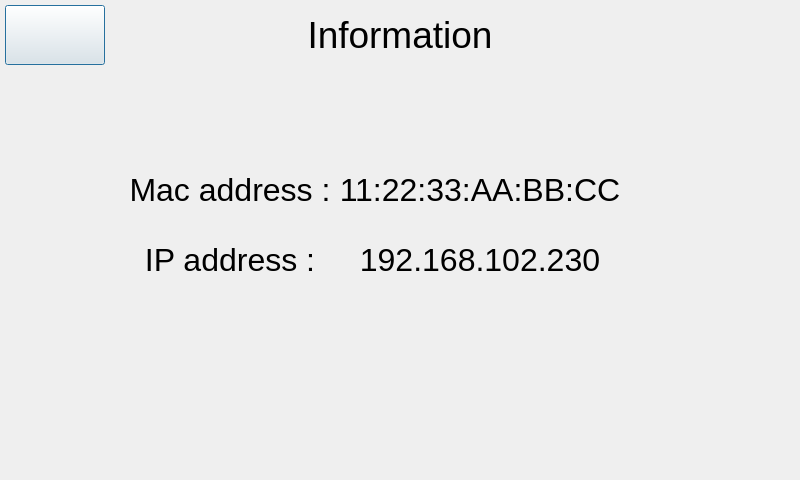
<?xml version="1.0" encoding="UTF-8"?>
<ui version="4.0">
 <class>InformationDialog</class>
 <widget class="QDialog" name="InformationDialog">
  <property name="geometry">
   <rect>
    <x>0</x>
    <y>0</y>
    <width>800</width>
    <height>480</height>
   </rect>
  </property>
  <property name="windowTitle">
   <string>Dialog</string>
  </property>
  <widget class="QPushButton" name="returnMainButton">
   <property name="geometry">
    <rect>
     <x>5</x>
     <y>5</y>
     <width>100</width>
     <height>60</height>
    </rect>
   </property>
   <property name="styleSheet">
    <string notr="true">border-image: url(:/buttonphotos/Meanwell.png);</string>
   </property>
   <property name="text">
    <string/>
   </property>
  </widget>
  <widget class="QLabel" name="informationLabel">
   <property name="geometry">
    <rect>
     <x>290</x>
     <y>10</y>
     <width>220</width>
     <height>50</height>
    </rect>
   </property>
   <property name="font">
    <font>
     <pointsize>28</pointsize>
    </font>
   </property>
   <property name="text">
    <string>Information</string>
   </property>
   <property name="alignment">
    <set>Qt::AlignCenter</set>
   </property>
  </widget>
  <widget class="QLabel" name="macLabel">
   <property name="geometry">
    <rect>
     <x>130</x>
     <y>170</y>
     <width>200</width>
     <height>40</height>
    </rect>
   </property>
   <property name="font">
    <font>
     <pointsize>24</pointsize>
    </font>
   </property>
   <property name="text">
    <string>Mac address :</string>
   </property>
   <property name="alignment">
    <set>Qt::AlignCenter</set>
   </property>
  </widget>
  <widget class="QLabel" name="macAddressabel">
   <property name="geometry">
    <rect>
     <x>330</x>
     <y>170</y>
     <width>300</width>
     <height>40</height>
    </rect>
   </property>
   <property name="font">
    <font>
     <pointsize>24</pointsize>
    </font>
   </property>
   <property name="text">
    <string>11:22:33:AA:BB:CC</string>
   </property>
   <property name="alignment">
    <set>Qt::AlignCenter</set>
   </property>
  </widget>
  <widget class="QLabel" name="ipAddressabel">
   <property name="geometry">
    <rect>
     <x>330</x>
     <y>240</y>
     <width>300</width>
     <height>40</height>
    </rect>
   </property>
   <property name="font">
    <font>
     <pointsize>24</pointsize>
    </font>
   </property>
   <property name="text">
    <string>192.168.102.230</string>
   </property>
   <property name="alignment">
    <set>Qt::AlignCenter</set>
   </property>
  </widget>
  <widget class="QLabel" name="ipLabel">
   <property name="geometry">
    <rect>
     <x>130</x>
     <y>240</y>
     <width>200</width>
     <height>40</height>
    </rect>
   </property>
   <property name="font">
    <font>
     <pointsize>24</pointsize>
    </font>
   </property>
   <property name="text">
    <string>IP address :</string>
   </property>
   <property name="alignment">
    <set>Qt::AlignCenter</set>
   </property>
  </widget>
 </widget>
 <resources/>
 <connections/>
</ui>
